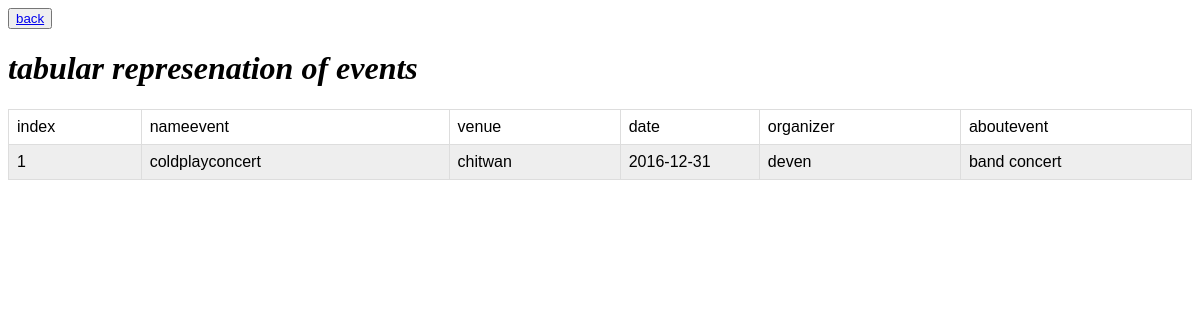
Page /displayeventuser.php (signed in) on the committed database.
### tables this page shows
CREATE TABLE `events` (
  `id` int(5) NOT NULL,
  `nameevent` varchar(15) NOT NULL,
  `venue` varchar(30) NOT NULL,
  `date` date NOT NULL,
  `organizer` varchar(30) NOT NULL,
  `aboutevent` varchar(100) NOT NULL
);

### session.php (called while the page is built, shortened)
<?php
$connection = mysql_connect("localhost", "root", "");
$user_check=$_SESSION['login_user'];
$ses_sql=mysql_query("select username from customer where username='$user_check'", $connection);
$row = mysql_fetch_assoc($ses_sql);
$login_session =$row['username'];
?>

### displayeventuser.php (the view, shortened to what this page needs)
<!DOCTYPE html>
<html>
<head>
</head>
<body>
<button><a href="profile.php">back</a></button>
<h1><i align="center">tabular represenation of events</i></h1>
<table border="1"  style="width:100%">
<tr>
<td colspan="5">index</td>
<td colspan="5">nameevent</td>
<td colspan="5">venue</td>
<td colspan="5">date</td>
<td colspan="5">organizer</td>
<td colspan="5">aboutevent</td>
</tr>
<?php
include('session.php');
$select=mysql_query("SELECT * FROM events where organizer='$login_session'");
$i=1;
  while($userrow=mysql_fetch_array($select))
  {
 echo"<tr>
  <td colspan='5'>".$i."</td>
  <td colspan='5'>".$userrow['nameevent']."</td>
<td colspan='5'>".$userrow['venue']."</td>
  <td colspan='5'>".$userrow['date']."</td>
    <td colspan='5'>".$userrow['organizer']."</td>
      <td colspan='5'>".$userrow['aboutevent']."</td>
         </td>
      </tr>";
      $i++;
}
?>
</table>
</body>
</html>

### displayeventuser.php (style rules this page uses)
table,tr,td { border-collapse: collapse; align:center; }
td { width:12px; }
table { font-family: arial, sans-serif; border-collapse: collapse; width: 100%; }
td, tr { border: 1px solid #dddddd; text-align: left; padding: 8px; }
tr:nth-child(even) { background-color: #eeeeee; }

### rows in the picture
events: nameevent "coldplayconcert", venue "chitwan", date "2016-12-31", organizer "deven", aboutevent "band concert"
